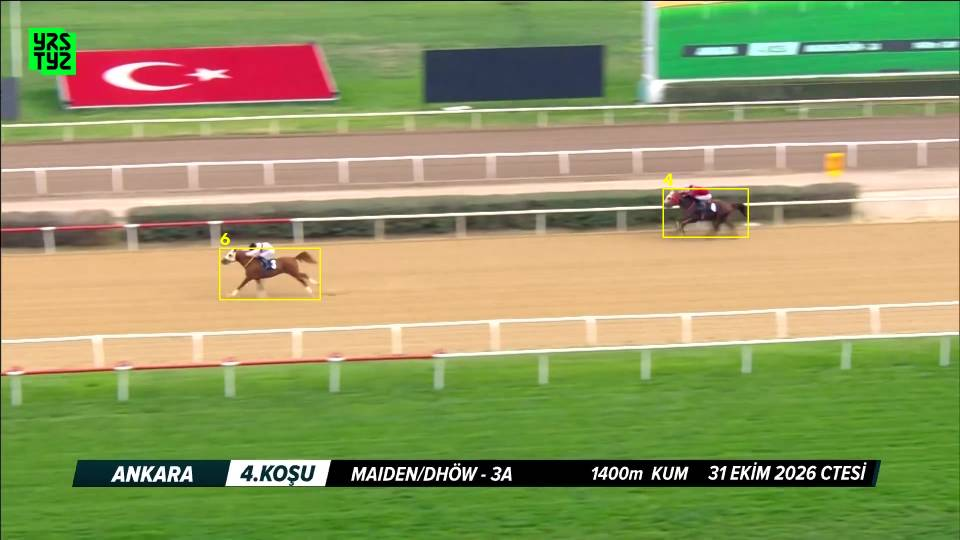
#> input picture data/cv_forma/ornek/2026-10-31_ankara_4.jpg, 960 x 540 px, given as the content of the folder ../data/cv_forma/ornek/2026-10-31_ankara_4.jpg, which was not available
$ python padok_ocr.py ../data/cv_forma/ornek/2026-10-31_ankara_4.jpg ../data/cv_forma/ornek/2026-10-31_ankara_7.jpg
#> lines starting #> are read from the running program, lines starting #| are printed output that depends on the picture
"""T143-B: padok karelerinin alt yazısını OCR'la (tesseract tur+eng). Kullanım: python3 tjk/padok_ocr.py KARE_KLASÖRÜ ÇIKTI.csv.gz
Her kare için alt %45 kırpılır, 2x büyütülür, gri tonlanır; metin tek satıra indirilir. Çıktı: dosya, kare_no, epoch (başlangıç dosyasından), metin.
Hız (6 Kasım): tesseract tek iş parçacığı (OMP_THREAD_LIMIT=1; paralel süreçlerle çakışmasın); alt yazı bölgesi önceki OCR'lanan kareden
belirgin farklı değilse (64x24 gri küçük resim ortalama mutlak fark < ESIK) OCR yapılmaz, önceki metin kullanılır (kopya=1)."""
import sys, os, glob, re, subprocess, gzip, csv, io
from multiprocessing import Pool
import numpy as np
os.environ["OMP_THREAD_LIMIT"] = "1"
ESIK = 6.0
from PIL import Image, ImageOps


def ocr(f):
    try:
        im = Image.open(f); w, h = im.size
        c = ImageOps.grayscale(im.crop((0, int(h * 0.55), w, h))).resize((w * 2, int(h * 0.45) * 2), Image.LANCZOS)
        b = io.BytesIO(); c.save(b, "PNG")
        r = subprocess.run(["tesseract", "stdin", "stdout", "-l", "tur+eng", "--psm", "6"], input=b.getvalue(), capture_output=True, timeout=60)
        return f, re.sub(r"\s+", " ", r.stdout.decode("utf-8", "ignore")).strip()
    except Exception as e:
        return f, "HATA " + repr(e)


def imza(f):
#> called with f = '_only/2026-10-31_ankara_4.jpg'
    try:
        im = Image.open(f); w, h = im.size
#> in imza, im is the input picture: PIL image 960x540 RGB; mean R, G, B 146.8, 153.1, 101.1
#> after `w, h = im.size`: w = 960; h = 540
        return f, np.asarray(ImageOps.grayscale(im.crop((0, int(h * 0.55), w, h))).resize((64, 24)), dtype=float)
    except Exception:
        return f, None


if __name__ == "__main__":
    kok, cikti = sys.argv[1], sys.argv[2]
    F = sorted(glob.glob(os.path.join(kok, "**", "*.jpg"), recursive=True))
    bas = {}
    for b in glob.glob(os.path.join(kok, "**", "*_baslangic.txt"), recursive=True):
        bas[os.path.basename(b).split("_")[0]] = float(open(b).read().strip())
    print("kare", len(F), "| başlangıç", bas, flush=True)
    with Pool(os.cpu_count() or 2) as p:
        I = dict(p.map(imza, F, chunksize=200))
#> I = 1 item
        sec, son = [], None
        for f in F:                                  # alt yazı değişen kareler (ilk kare dahil)
            a = I[f]
            if a is None or son is None or np.abs(a - son).mean() >= ESIK:
                sec.append(f); son = a
#> this loop made 1 pass
#> pass 1, `a = I[f]`:
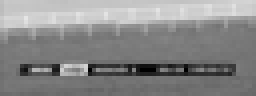
#> a: shape (24, 64) float64 (shown 4 times larger); min 0, max 229, mean 136.6
#> after the loop, sec = 1 item
        print("OCR'lanacak", len(sec), "/", len(F), flush=True)
#| OCR'lanacak 1 / 1
        O = dict(p.map(ocr, sec, chunksize=20))
#> in ocr, `c = ImageOps.grayscale(im.crop((0, int(h * 0.55), w, h))).resize((w * ..`:
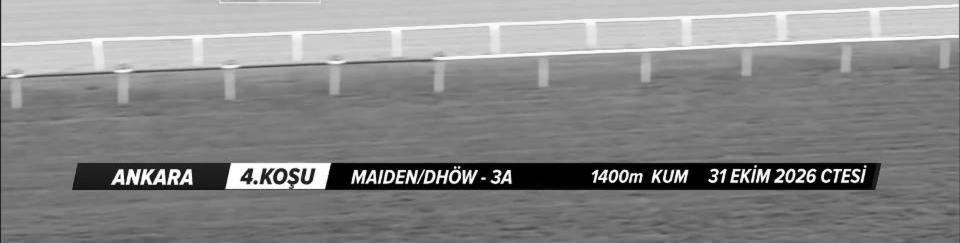
#> c: PIL image 1920x486 L (shown at 1/2 size); min 0, max 255, mean 136.5
#> (the run stopped early here; a loop or call above may not have finished)

$ run again, on data/cv_forma/ornek/2026-10-31_ankara_7.jpg
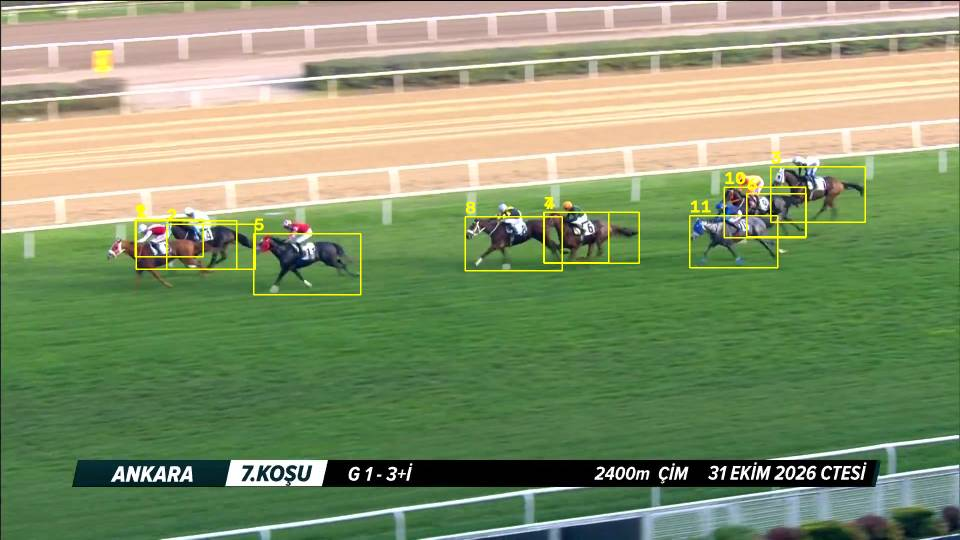
#> input picture data/cv_forma/ornek/2026-10-31_ankara_7.jpg, 960 x 540 px, given as the content of the folder ../data/cv_forma/ornek/2026-10-31_ankara_7.jpg, which was not available
#> in imza, im is the input picture: PIL image 960x540 RGB; mean R, G, B 133.8, 149.5, 109.5
#> I = 1 item
#> the loop `for f in F:` made 1 pass
#> pass 1, `a = I[f]`:
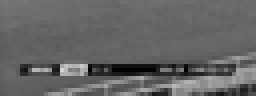
#> a: shape (24, 64) float64 (shown 4 times larger); min 0, max 210, mean 100.5
#| OCR'lanacak 1 / 1
#> in ocr, `c = ImageOps.grayscale(im.crop((0, int(h * 0.55), w, h))).resize((w * ..`:
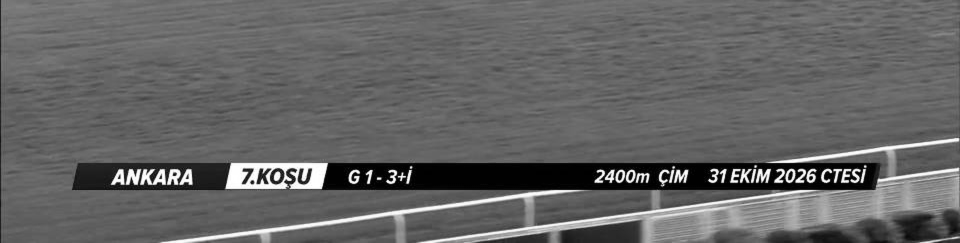
#> c: PIL image 1920x486 L (shown at 1/2 size); min 0, max 255, mean 100.4

$ run again, on data/cv_forma/ornek/2026-10-31_ankara_8.jpg
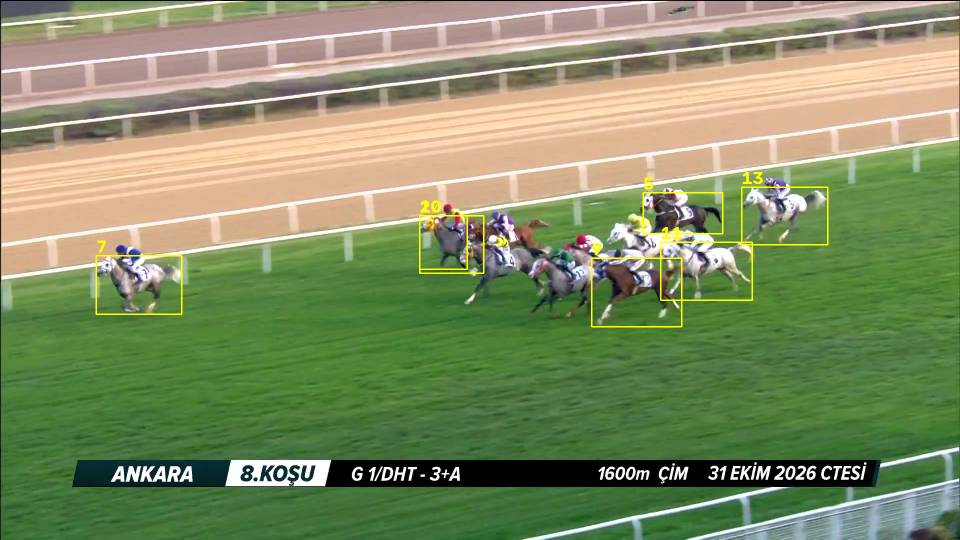
#> input picture data/cv_forma/ornek/2026-10-31_ankara_8.jpg, 960 x 540 px, given as the content of the folder ../data/cv_forma/ornek/2026-10-31_ankara_8.jpg, which was not available
#> in imza, im is the input picture: PIL image 960x540 RGB; mean R, G, B 130.1, 143.1, 101.1
#> I = 1 item
#> the loop `for f in F:` made 1 pass
#> pass 1, `a = I[f]`:
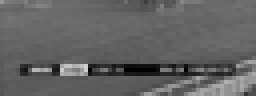
#> a: shape (24, 64) float64 (shown 4 times larger); min 0, max 207, mean 98.4
#| OCR'lanacak 1 / 1
#> in ocr, `c = ImageOps.grayscale(im.crop((0, int(h * 0.55), w, h))).resize((w * ..`:
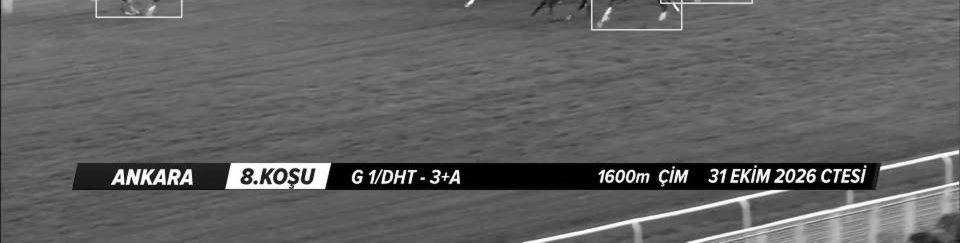
#> c: PIL image 1920x486 L (shown at 1/2 size); min 0, max 255, mean 98.4
